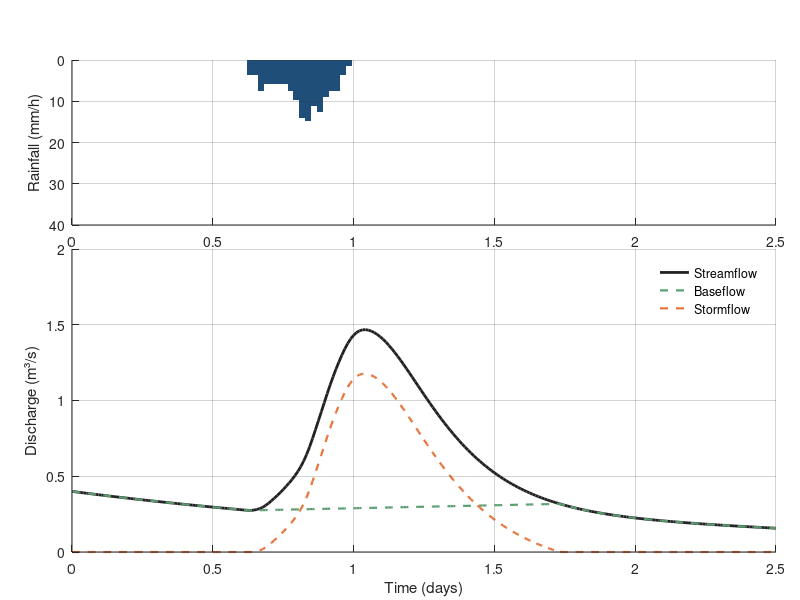

This chart was generated by the following MATLAB code:
% Storm hydrograph with rainfall, baseflow and stormflow
% Chapter 4 draft; data supplied by the chapter author (figs/fig1_timeseries.csv)
% Run: run storm_hydrograph.m  ->  figure_matlab.png (works in MATLAB and GNU Octave)
clear; close all;

fid = fopen('fig1_timeseries.csv'); fgetl(fid);
C = textscan(fid, '%f%f%f%f%f%f', 'Delimiter', ',', 'EmptyValue', NaN); fclose(fid);
a.time_h = C{1};
a.time_d = C{2};
a.rainfall_mm_per_h = C{3};
a.streamflow_m3_per_s = C{4};
a.baseflow_m3_per_s = C{5};
a.stormflow_m3_per_s = C{6};

figure('Visible', 'off', 'Position', [100 100 800 600], 'Color', 'w');
axes('Position', [0.09 0.625 0.88 0.275]); hold on;
xb = a.time_d(:); yb = a.rainfall_mm_per_h(:); h0 = patch('XData', [xb-0.010416666666666666/2 xb+0.010416666666666666/2 xb+0.010416666666666666/2 xb-0.010416666666666666/2]', 'YData', [zeros(size(yb)) zeros(size(yb)) yb yb]', 'FaceColor', [0.122, 0.306, 0.475], 'EdgeColor', 'none');
xlim([0, 2.5]);
ylim([0 40]);
set(gca, 'YDir', 'reverse');
ylabel('Rainfall (mm/h)');
box off; grid on; set(gca, 'GridAlpha', 0.2, 'Layer', 'top');

axes('Position', [0.09 0.080 0.88 0.505]); hold on;
h0 = plot(a.time_d, a.streamflow_m3_per_s, '-', 'Color', [0.133, 0.133, 0.133], 'LineWidth', 2);
h1 = plot(a.time_d, a.baseflow_m3_per_s, '--', 'Color', [0.353, 0.62, 0.435], 'LineWidth', 1.6);
h2 = plot(a.time_d, a.stormflow_m3_per_s, '--', 'Color', [0.91, 0.455, 0.231], 'LineWidth', 1.6);
xlim([0, 2.5]);
xlabel('Time (days)');
ylabel('Discharge (m³/s)');
box off; grid on; set(gca, 'GridAlpha', 0.2, 'Layer', 'top');
legend([h0, h1, h2], {'Streamflow', 'Baseflow', 'Stormflow'}, 'Location', 'northeast'); legend boxoff;

print('-dpng', '-r150', 'figure_matlab.png');
